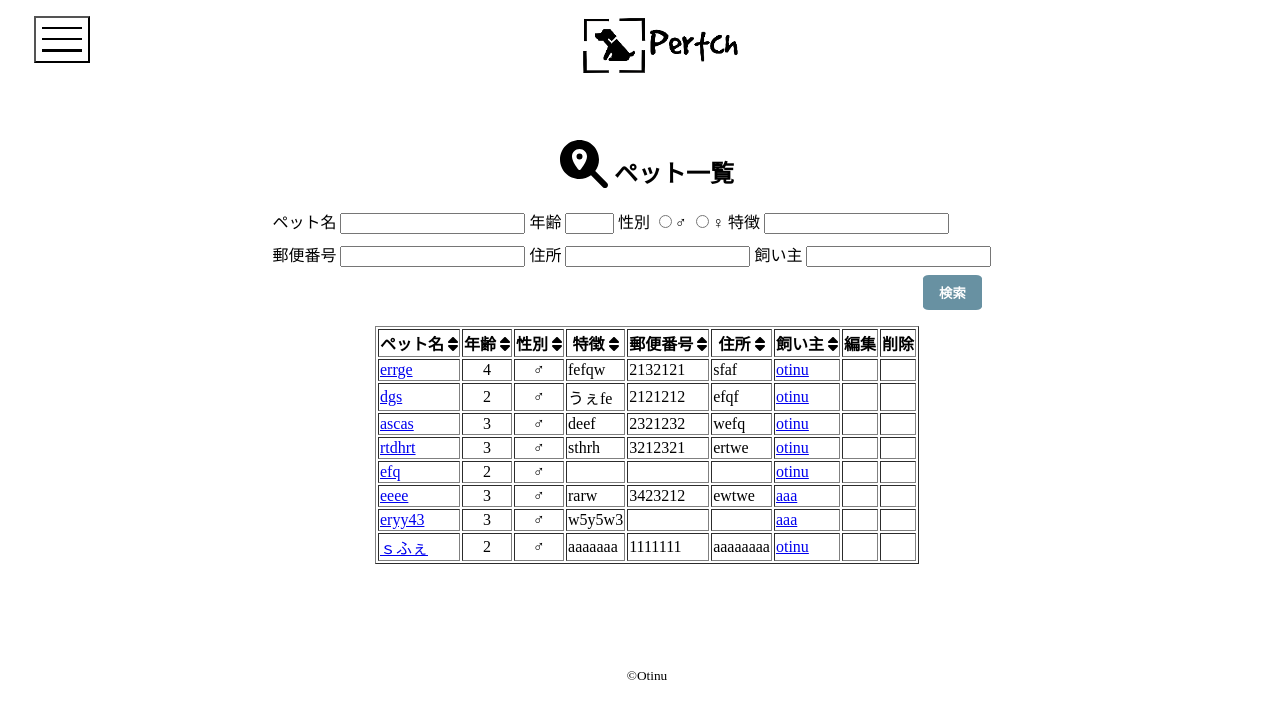
The page /pet/index/ on the database its author committed.
### petApp/models.py (models this page shows)
class PetModel(models.Model):
    class Meta:
        db_table = "pet"
    name = models.CharField(validators=[MinLengthValidator(2)], max_length=20)
    age = models.CharField(validators=[MinLengthValidator(0)], max_length=99)
    sex = models.BooleanField()
    charm_point = models.CharField(max_length=1000)
    post_cord = models.CharField(validators=[MinLengthValidator(7)], max_length=8)
    address = models.CharField(max_length=50)
    image = models.ImageField(upload_to="pet/")
    now = datetime.datetime.now()
    created_at = models.DateTimeField(default=now)
    updated_at = models.DateTimeField(default=now)
    owner = models.ForeignKey(Owner, on_delete=models.CASCADE)

### ownerApp/models.py (models this page shows)
class Owner(AbstractUser, models.Model):
    USERNAME_FIELD = "username"
    REQUIRED_FIELDS = ["contact", "created_at", "updated_at"]
    class Meta:
        db_table = "owner"
    username = models.CharField(max_length=20, unique=True)
    password = models.TextField()
    message = models.TextField()
    contact = models.EmailField(max_length=30, unique=True)
    sub_contact = models.CharField(max_length=30)
    now = datetime.datetime.now()
    created_at = models.DateTimeField(default=now)
    updated_at = models.DateTimeField(default=now)

### petApp/views.py (the view)
# urls.py: path("index/", index, name="index"),
def index(request):
    list = PetModel.objects.all()
    return render(request, "pet/index.html", {"list": list})

### templates/pet/index.html (shortened to what this page needs)
{% extends "base.html" %}
{% load static %}
{% block extra_css %}
<link rel="stylesheet" href="{% static 'css/pet/index.css' %}">
<link rel="stylesheet" href="{% static 'css/header.css' %}">
<link rel="stylesheet" href="https://use.fontawesome.com/releases/v6.2.1/css/all.css" />
{% endblock extra_css %}
{% block header %}
{% include "_header.html" %}
{% endblock header %}
{% block main %}
<div class="body-container">
    <h2 style="text-align: center;">
        <i class="fa-solid fa-magnifying-glass-location fa-2x"></i> ペット一覧
    </h2>
    <form id="search" method="post" action="{% url 'search' %}">
        <div class="search-inputarea">
            <div class="search-first-inputarea">
                <label>ペット名</label>
                <input type=text name="name">
                <label>年齢</label>
                <input type="number" class="search-input-age" name="age">
                <label>性別</label>
                <input type="radio" value="true" name="sex">♂
                <input type="radio" value="false" name="sex">♀
                <label>特徴</label>
                <input type=text name="charm-point"></input>
            </div>
            <div class="search-second-inputarea">
                <label>郵便番号</label>
                <input id="postCord" type=text name="post-cord">
                <label>住所</label>
                <input id="address" type=text name="address">
                <label>飼い主</label>
                <input type=text name="owner">
            </div>
            <div>
                <input type="submit" class="submit-button" value="検索">
            </div>
        </div>
    </form>
    <div class="table-area">
        {% if list %}
        <table id="sort_table" border="1" style="table-layout: fixed;">
            <colgroup>
                <col width="10%">
                <col width="2%">
                <col width="2%">
                <col width="32%">
                <col width="4%">
                <col width="20%">
                <col width="10%">
                <col width="1%">
                <col width="1%">
            </colgroup>
            <tbody id="index-tbody">
                <tr>
                    <th>ペット名&nbsp;<i class="fa fa-sort"></i></th>
                    <th>年齢&nbsp;<i class="fa fa-sort"></i></th>
                    <th>性別&nbsp;<i class="fa fa-sort"></i></th>
                    <th>特徴&nbsp;<i class="fa fa-sort"></i></th>
                    <th>郵便番号&nbsp;<i class="fa fa-sort"></i></th>
                    <th>住所&nbsp;<i class="fa fa-sort"></i></th>
                    <th>飼い主&nbsp;<i class="fa fa-sort"></i></th>
                    <th id="no-sort-column">編集</th>
                    <th id="no-sort-column">削除</th>
                </tr>
                {% for pet in list %}
                <tr align="center">
                    <td align="left">
                        <a href="{% url 'show' pet.id %}">{{ pet.name }}</a>
                    </td>
                    <td style="text-align: center;">{{ pet.age }}</td>
                    {% if pet.sex %}
                    <td style="text-align: center;">♂</td>
                    {% else %}
                    <td style="text-align: center;">♀</td>
                    {% endif %}
                    <td>{{ pet.charm_point }}</td>
                    <td>{{ pet.post_cord }}</td>
                    <td>{{ pet.address }}</td>
                    <td>
                        <a href="{% url 'detail' pet.owner.id %}">{{ pet.owner.username }}</a>
                    </td>
                    <td>
                    </td>
                    <td>
                    </td>
                </tr>
                {% endfor %}
            </tbody>
        </table>
        {% endif %}
    </div>
    {% endblock main %}

### templates/base.html (shortened to what this page needs)
{% load static %}
<!DOCTYPE html>
<html lang="ja">
<head>
    <link rel="stylesheet" href="https://use.fontawesome.com/releases/v6.2.1/css/all.css" />
    {% block extra_css %}{% endblock extra_css %}
</head>
<body>
    {% block header %}{% endblock header %}
    {% block main %}{% endblock main %}
    <footer style="text-align: center; margin-top: 8%">
        <small>©Otinu</small>
    </footer>
</body>
</html>

### templates/_header.html (shortened to what this page needs)
{% load static %}
<header>
    <div class="header-container">
        <button class="hamburger-menu">
            <span></span> <span></span> <span></span>
        </button>
        <a id="title-logo-link" href="/pet/index"> <img id="title-logo-img" src="{% static '/image/title_logo.png' %}">
        </a>
    </div>
</header>

### static/css/pet/index.css (style rules this page uses)
th { white-space: nowrap; }
td { text-align: left; }
th { cursor: pointer; }
.body-container { position: absolute; top: 15vh; width: 100%; height: 100%; }
.table-area { justify-content: center; display: flex; }
.search-inputarea { width: 105%; display: grid; justify-content: center; margin-bottom: 1.2%; }
.search-first-inputarea { margin-bottom: 1%; }
.submit-button { display: inline-block; margin-top: 1%; margin-left: 80%; padding: 1% 2%; border: none; border-radius: 10%; background-color: rgb(104, 145, 162); color: #fff; font-weight: bold; appearance: none; -moz-appearance: none; cursor: pointer; }
.search-input-age { width: 5%; }

### static/css/header.css (style rules this page uses)
.header-container { display: flex; justify-content: start; margin-top: 2vh; margin-bottom: 5vh; position: relative; }
#title-logo-link { margin: 0 45%; position: absolute; }
#title-logo-img { visibility: visible; height: 60px; mix-blend-mode: multiply; }
.hamburger-menu { margin-left: 2vw; background-color: unset; outline: none !important; cursor: pointer; }
.hamburger-menu>span { background-color: black; width: 40px; height: 2.2px; display: block; margin-bottom: 9px; transition: transform 0.1s; }
.hamburger-menu>span:first-child { margin-top: 1vh; }
.hamburger-menu>span:last-child { margin-bottom: 1vh; }

### rows shown on the page
PetModel: name "errge", age "4", charm_point "fefqw", post_cord "2132121", address "sfaf", owner.username "otinu"
PetModel: name "dgs", age "2", charm_point "うぇfe", post_cord "2121212", address "efqf", owner.username "otinu"
PetModel: name "ascas", age "3", charm_point "deef", post_cord "2321232", address "wefq", owner.username "otinu"
PetModel: name "rtdhrt", age "3", charm_point "sthrh", post_cord "3212321", address "ertwe", owner.username "otinu"
PetModel: name "efq", age "2", owner.username "otinu"
PetModel: name "eeee", age "3", charm_point "rarw", post_cord "3423212", address "ewtwe", owner.username "aaa"
PetModel: name "eryy43", age "3", charm_point "w5y5w3", owner.username "aaa"
PetModel: name "ｓふぇ", age "2", charm_point "aaaaaaa", post_cord "1111111", address "aaaaaaaa", owner.username "otinu"
